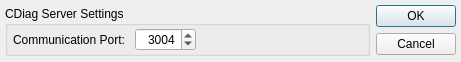
<?xml version="1.0" encoding="UTF-8"?>
<ui version="4.0">
 <class>CDiagServerDialog</class>
 <widget class="QDialog" name="CDiagServerDialog">
  <property name="geometry">
   <rect>
    <x>0</x>
    <y>0</y>
    <width>461</width>
    <height>62</height>
   </rect>
  </property>
  <property name="windowTitle">
   <string>CDiag Server Dialog</string>
  </property>
  <layout class="QGridLayout" name="gridLayout">
   <property name="leftMargin">
    <number>5</number>
   </property>
   <property name="topMargin">
    <number>5</number>
   </property>
   <property name="rightMargin">
    <number>5</number>
   </property>
   <property name="bottomMargin">
    <number>5</number>
   </property>
   <item row="0" column="0">
    <widget class="QGroupBox" name="gbxSettings">
     <property name="sizePolicy">
      <sizepolicy hsizetype="Preferred" vsizetype="Maximum">
       <horstretch>0</horstretch>
       <verstretch>0</verstretch>
      </sizepolicy>
     </property>
     <property name="font">
      <font>
       <pointsize>9</pointsize>
      </font>
     </property>
     <property name="title">
      <string>CDiag Server Settings </string>
     </property>
     <layout class="QGridLayout" name="gridLayout_2">
      <property name="leftMargin">
       <number>5</number>
      </property>
      <property name="topMargin">
       <number>2</number>
      </property>
      <property name="rightMargin">
       <number>5</number>
      </property>
      <property name="bottomMargin">
       <number>2</number>
      </property>
      <item row="0" column="0">
       <widget class="QLabel" name="label">
        <property name="text">
         <string>Communication Port: </string>
        </property>
       </widget>
      </item>
      <item row="0" column="1">
       <widget class="QSpinBox" name="sbxPort">
        <property name="layoutDirection">
         <enum>Qt::LeftToRight</enum>
        </property>
        <property name="alignment">
         <set>Qt::AlignRight|Qt::AlignTrailing|Qt::AlignVCenter</set>
        </property>
        <property name="minimum">
         <number>100</number>
        </property>
        <property name="maximum">
         <number>65535</number>
        </property>
        <property name="value">
         <number>3004</number>
        </property>
       </widget>
      </item>
      <item row="0" column="2">
       <spacer name="horizontalSpacer">
        <property name="orientation">
         <enum>Qt::Horizontal</enum>
        </property>
        <property name="sizeHint" stdset="0">
         <size>
          <width>164</width>
          <height>20</height>
         </size>
        </property>
       </spacer>
      </item>
     </layout>
    </widget>
   </item>
   <item row="0" column="1">
    <widget class="QDialogButtonBox" name="buttonBox">
     <property name="orientation">
      <enum>Qt::Vertical</enum>
     </property>
     <property name="standardButtons">
      <set>QDialogButtonBox::Cancel|QDialogButtonBox::Ok</set>
     </property>
    </widget>
   </item>
  </layout>
 </widget>
 <resources/>
 <connections>
  <connection>
   <sender>buttonBox</sender>
   <signal>accepted()</signal>
   <receiver>CDiagServerDialog</receiver>
   <slot>accept()</slot>
   <hints>
    <hint type="sourcelabel">
     <x>248</x>
     <y>254</y>
    </hint>
    <hint type="destinationlabel">
     <x>157</x>
     <y>274</y>
    </hint>
   </hints>
  </connection>
  <connection>
   <sender>buttonBox</sender>
   <signal>rejected()</signal>
   <receiver>CDiagServerDialog</receiver>
   <slot>reject()</slot>
   <hints>
    <hint type="sourcelabel">
     <x>316</x>
     <y>260</y>
    </hint>
    <hint type="destinationlabel">
     <x>286</x>
     <y>274</y>
    </hint>
   </hints>
  </connection>
 </connections>
</ui>
